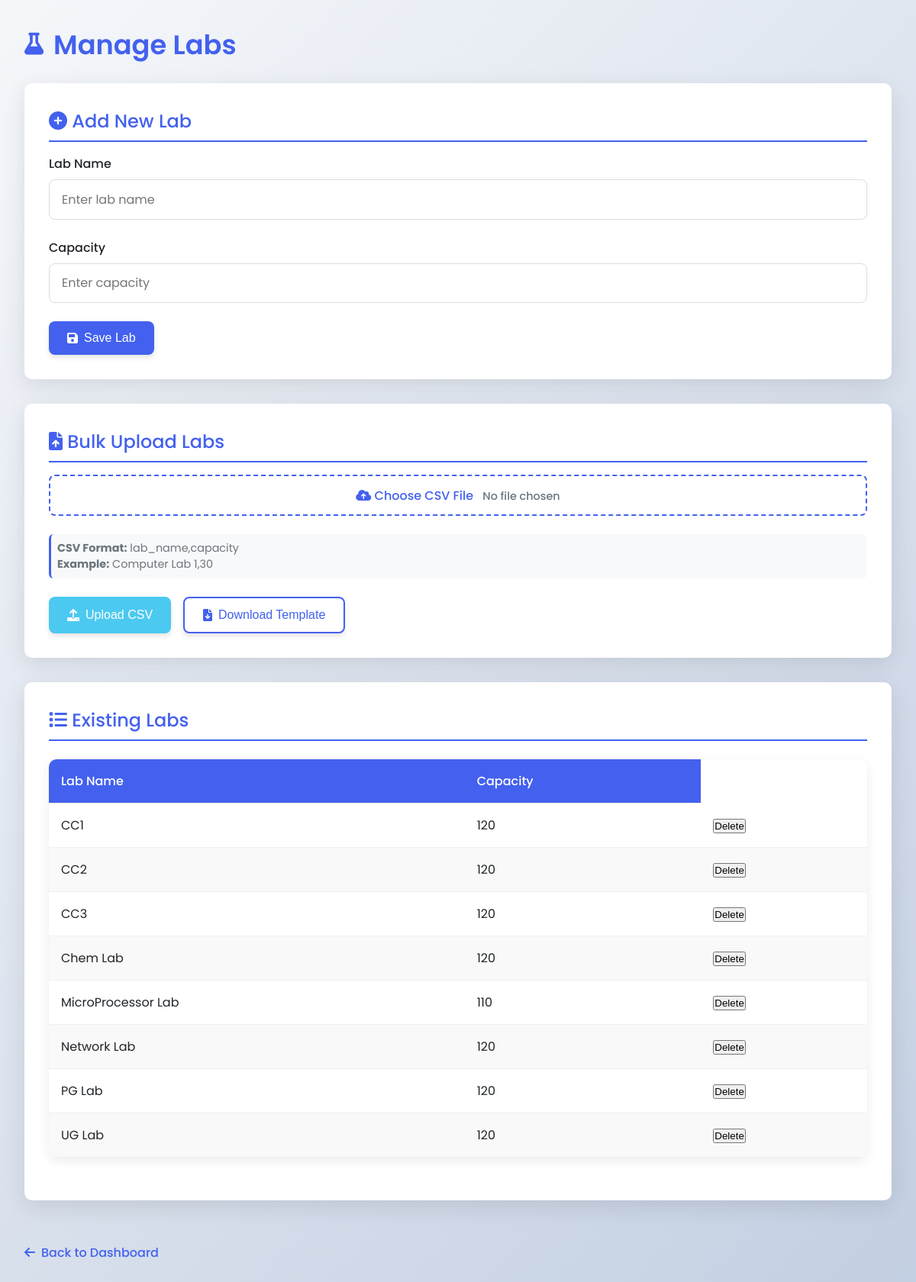
Screenshot of /labs with the database file from the repository.
### app.py (models this page shows)
class Lab(db.Model):
    id = db.Column(db.Integer, primary_key=True)
    name = db.Column(db.String(50), unique=True, nullable=False)
    capacity = db.Column(db.Integer, nullable=False)

### app.py (the view, shortened to what this page needs)
@app.route('/labs', methods=['GET', 'POST'])
def manage_labs():
    labs = Lab.query.order_by(Lab.name).all()
    return render_template('labs.html', labs=labs)

### templates/labs.html (shortened to what this page needs)
<!DOCTYPE html>
<html lang="en">
<head>
    <link rel="stylesheet" href="https://cdnjs.cloudflare.com/ajax/libs/font-awesome/6.0.0-beta3/css/all.min.css">
</head>
<body>
    <div class="container">
        <h1><i class="fas fa-flask"></i> Manage Labs</h1>
        <div class="card">
            <h2><i class="fas fa-plus-circle"></i> Add New Lab</h2>
            <form method="POST" action="{{ url_for('manage_labs') }}">
                <div class="form-group">
                    <label for="lab_name">Lab Name</label>
                    <input type="text" id="lab_name" name="lab_name" placeholder="Enter lab name" required>
                </div>
                <div class="form-group">
                    <label for="lab_capacity">Capacity</label>
                    <input type="number" id="lab_capacity" name="lab_capacity" placeholder="Enter capacity" min="1" required>
                </div>
                <div class="btn-group">
                    <button type="submit" class="btn btn-primary">
                        <i class="fas fa-save"></i> Save Lab
                    </button>
                </div>
            </form>
        </div>
        <div class="card">
            <h2><i class="fas fa-file-upload"></i> Bulk Upload Labs</h2>
            <form method="POST" action="{{ url_for('manage_labs') }}" enctype="multipart/form-data">
                <div class="form-group">
                    <label for="file-upload" class="file-label">
                        <i class="fas fa-cloud-upload-alt"></i> Choose CSV File
                        <span id="file-chosen" class="file-name">No file chosen</span>
                    </label>
                    <div class="instructions">
                        <p><strong>CSV Format:</strong> lab_name,capacity</p>
                        <p><strong>Example:</strong> Computer Lab 1,30</p>
                    </div>
                </div>
                <div class="btn-group">
                    <button type="submit" name="upload" class="btn btn-success">
                        <i class="fas fa-upload"></i> Upload CSV
                    </button>
                    <button type="button" onclick="downloadTemplate()" class="btn btn-secondary">
                        <i class="fas fa-file-download"></i> Download Template
                    </button>
                </div>
            </form>
        </div>
        <div class="card">
            <h2><i class="fas fa-list"></i> Existing Labs</h2>
            {% if labs %}
            <table>
                <thead>
                    <tr>
                        <th>Lab Name</th>
                        <th>Capacity</th>
                    </tr>
                </thead>
                <tbody>
                    {% for lab in labs %}
                    <tr>
                        <td>{{ lab.name }}</td>
                        <td>{{ lab.capacity }}</td>
                        <td>
                            <form action="{{ url_for('delete_lab', id=lab.id) }}" method="post" style="display:inline;">
                                <button type="submit" onclick="return confirm('Are you sure you want to delete {{ lab.name }}?');">
                                Delete
                                </button>
                            </form>
                        </td>
                    </tr>
                    {% endfor %}
                </tbody>
            </table>
            {% else %}
            <div style="text-align: center; padding: 2rem; color: var(--gray);">
                <i class="fas fa-flask" style="font-size: 2rem; margin-bottom: 1rem;"></i>
                <p>No labs have been added yet. Add your first lab above.</p>
            </div>
            {% endif %}
        </div>
        <a href="{{ url_for('index') }}" class="back-link">
            <i class="fas fa-arrow-left"></i> Back to Dashboard
        </a>
    </div>
</body>
</html>

### templates/labs.html (style rules this page uses)
:root { --primary: #4361ee; --primary-dark: #3a56d4; --secondary: #3f37c9; --light: #f8f9fa; --dark: #212529; --success: #4cc9f0; --danger: #f72585; --warning: #f8961e; --gray: #6c757d; }
* { margin: 0; padding: 0; box-sizing: border-box; }
body { font-family: 'Poppins', sans-serif; background: linear-gradient(135deg, #f5f7fa 0%, #c3cfe2 100%); min-height: 100vh; color: var(--dark); padding: 2rem; }
.container { max-width: 1200px; margin: 0 auto; }
h1 { font-size: 2.2rem; font-weight: 600; color: var(--primary); margin-bottom: 1.5rem; display: flex; align-items: center; gap: 0.8rem; }
h1 i { font-size: 1.8rem; }
h2 { font-size: 1.5rem; font-weight: 500; color: var(--primary); margin-bottom: 1rem; padding-bottom: 0.5rem; border-bottom: 2px solid var(--primary); }
.card { background-color: white; border-radius: 10px; padding: 2rem; box-shadow: 0 8px 30px rgba(0, 0, 0, 0.1); margin-bottom: 2rem; }
.form-group { margin-bottom: 1.5rem; }
label { display: block; margin-bottom: 0.5rem; font-weight: 500; color: var(--dark); }
input, select { width: 100%; padding: 0.8rem 1rem; border: 1px solid #ddd; border-radius: 8px; font-family: 'Poppins', sans-serif; font-size: 1rem; transition: all 0.3s ease; }
.btn { display: inline-flex; align-items: center; justify-content: center; padding: 0.8rem 1.5rem; border-radius: 8px; font-weight: 500; text-decoration: none; transition: all 0.3s ease; box-shadow: 0 4px 6px rgba(0, 0, 0, 0.1); border: none; cursor: pointer; font-size: 1rem; gap: 0.5rem; }
.btn-primary { background-color: var(--primary); color: white; }
.btn-secondary { background-color: white; color: var(--primary); border: 2px solid var(--primary); }
.btn-success { background-color: var(--success); color: white; }
.btn-group { display: flex; gap: 1rem; margin-top: 1rem; }
table { width: 100%; border-collapse: collapse; margin: 1.5rem 0; background-color: white; border-radius: 10px; overflow: hidden; box-shadow: 0 4px 15px rgba(0, 0, 0, 0.08); }
th, td { padding: 1rem; text-align: left; border-bottom: 1px solid #f0f0f0; }
th { background-color: var(--primary); color: white; font-weight: 500; }
tr:nth-child(even) { background-color: #f9f9f9; }
.instructions { font-size: 0.9rem; color: var(--gray); margin: 0.5rem 0; padding: 0.5rem; background-color: #f8f9fa; border-radius: 6px; border-left: 3px solid var(--primary); }
.file-label { display: inline-block; padding: 0.8rem 1.5rem; background-color: white; color: var(--primary); border: 2px dashed var(--primary); border-radius: 8px; cursor: pointer; transition: all 0.3s ease; text-align: center; margin-bottom: 1rem; width: 100%; }
.file-name { margin-left: 0.5rem; font-size: 0.9rem; color: var(--gray); }
.back-link { display: inline-flex; align-items: center; gap: 0.5rem; margin-top: 1.5rem; color: var(--primary); text-decoration: none; font-weight: 500; }

### rows the page displays
Lab: name "CC1", capacity "120"
Lab: name "CC2", capacity "120"
Lab: name "CC3", capacity "120"
Lab: name "Chem Lab", capacity "120"
Lab: name "MicroProcessor Lab", capacity "110"
Lab: name "Network Lab", capacity "120"
Lab: name "PG Lab", capacity "120"
Lab: name "UG Lab", capacity "120"
